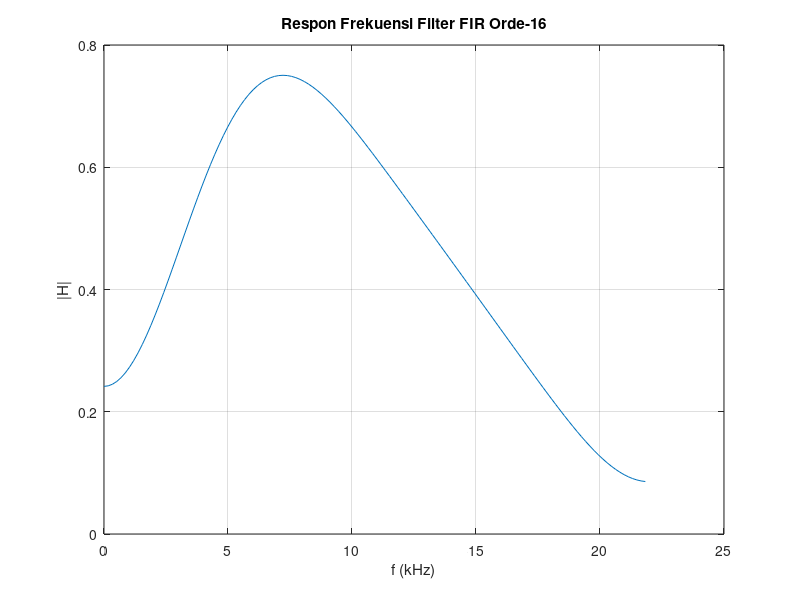

MATLAB code for this plot:
clear all; clc;

n = 16;
fs2 = 22;
f = [0, 0.232, 0.349, 1];
m = [0, 0.8, 0.8, 0];
b = fir2(n, f, m);

fid = fopen('fir.txt', 'w');
fprintf(fid, strcat('Koefisien filter FIR orde-'), int2str(n), ':\n');
fprintf(fid, strcat('Generated on-', datestr(now), '\n\n'));
for i = 1:n+1
    fprintf(fid, '%1.6f \n', b(i));
end
fclose(fid);

[H, w] = freqz(b, 1, 128);
plot(w/pi * fs2, abs(H));

xlabel('f (kHz)');
ylabel('|H|');
grid;
title(strcat('Respon Frekuensi Filter FIR Orde-', int2str(n)));